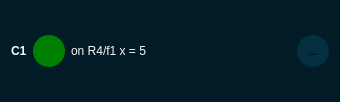
<?xml version="1.0" encoding="UTF-8"?>
<ui version="4.0">
 <class>Car_List_Item</class>
 <widget class="QWidget" name="Car_List_Item">
  <property name="geometry">
   <rect>
    <x>0</x>
    <y>0</y>
    <width>340</width>
    <height>102</height>
   </rect>
  </property>
  <property name="windowTitle">
   <string>Form</string>
  </property>
  <property name="styleSheet">
   <string notr="true">QWidget{
	background-color: #011C26;
	font: 13pt &quot;Helvetica&quot;;
}

QLabel {
	color: #F9F9F9;
}

QLabel#t_titel{
	font: bold
}

QToolButton {
    background-color: #032F40; 
    border-radius: 16px;       
    border: none;
    text-align: center;
}

QToolButton:hover {
    background-color: #314250; 
}

QToolButton:pressed {
    background-color: #1A252E;
}</string>
  </property>
  <layout class="QHBoxLayout" name="horizontalLayout">
   <item>
    <widget class="QLabel" name="t_titel">
     <property name="text">
      <string>C1</string>
     </property>
    </widget>
   </item>
   <item>
    <widget class="QLabel" name="i_car">
     <property name="minimumSize">
      <size>
       <width>32</width>
       <height>32</height>
      </size>
     </property>
     <property name="maximumSize">
      <size>
       <width>32</width>
       <height>32</height>
      </size>
     </property>
     <property name="styleSheet">
      <string notr="true">
    background-color: green; 
    border-radius: 16px;       
    border: none;
    text-align: center;
</string>
     </property>
     <property name="text">
      <string/>
     </property>
     <property name="pixmap">
      <pixmap resource="resources.qrc">:/icons/icons/Directions car.svg</pixmap>
     </property>
     <property name="scaledContents">
      <bool>false</bool>
     </property>
     <property name="alignment">
      <set>Qt::AlignmentFlag::AlignCenter</set>
     </property>
     <property name="wordWrap">
      <bool>false</bool>
     </property>
    </widget>
   </item>
   <item>
    <widget class="QLabel" name="t_pos">
     <property name="text">
      <string>on R4/f1 x = 5</string>
     </property>
    </widget>
   </item>
   <item>
    <spacer name="horizontalSpacer">
     <property name="orientation">
      <enum>Qt::Orientation::Horizontal</enum>
     </property>
     <property name="sizeHint" stdset="0">
      <size>
       <width>40</width>
       <height>20</height>
      </size>
     </property>
    </spacer>
   </item>
   <item>
    <widget class="QToolButton" name="b_edit">
     <property name="minimumSize">
      <size>
       <width>32</width>
       <height>32</height>
      </size>
     </property>
     <property name="maximumSize">
      <size>
       <width>32</width>
       <height>32</height>
      </size>
     </property>
     <property name="text">
      <string>...</string>
     </property>
     <property name="icon">
      <iconset resource="resources.qrc">
       <normaloff>:/icons/icons/Mode edit.svg</normaloff>:/icons/icons/Mode edit.svg</iconset>
     </property>
    </widget>
   </item>
  </layout>
 </widget>
 <resources>
  <include location="resources.qrc"/>
 </resources>
 <connections/>
</ui>
